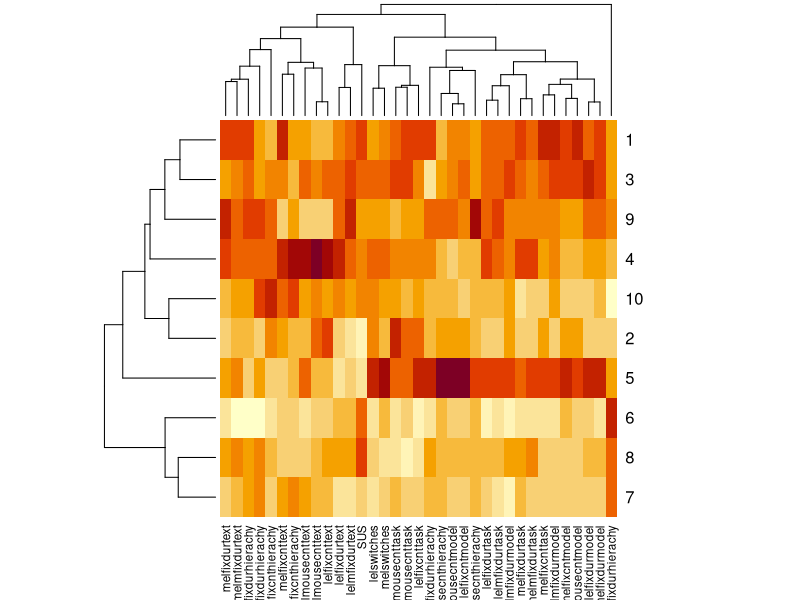
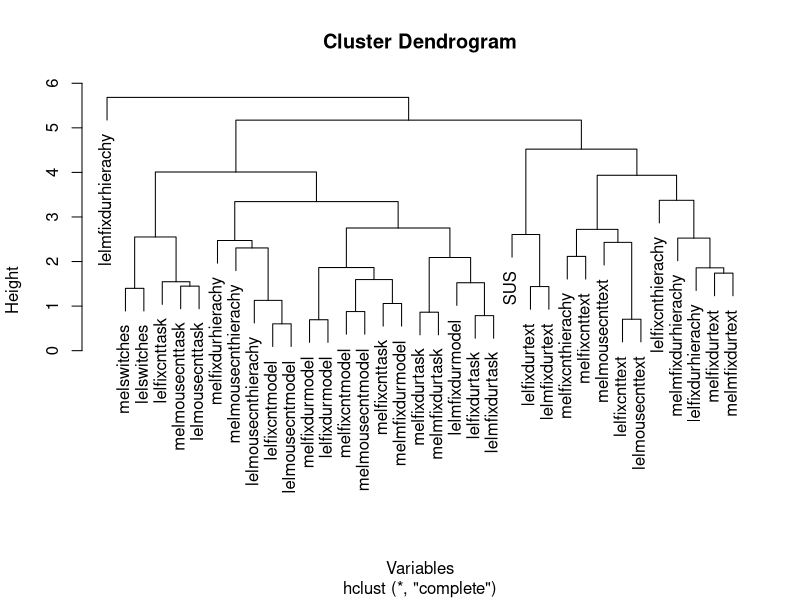

Here is the R script that generated these plots, in order:
## ---- chunk 1
userdata <- read.table("OSSStudy4.csv", header=T) # OSSstudy4.txt has mean mouse duration
df <- scale(userdata)
#png("subject-clusters-splitmouse.png")
h <- heatmap(df[,c(2:20,39:54)], scale="column")
## ---- chunk 2
plot(hclust(dist(t(df[,c(2:20,39:54)]))), xlab="Variables")
